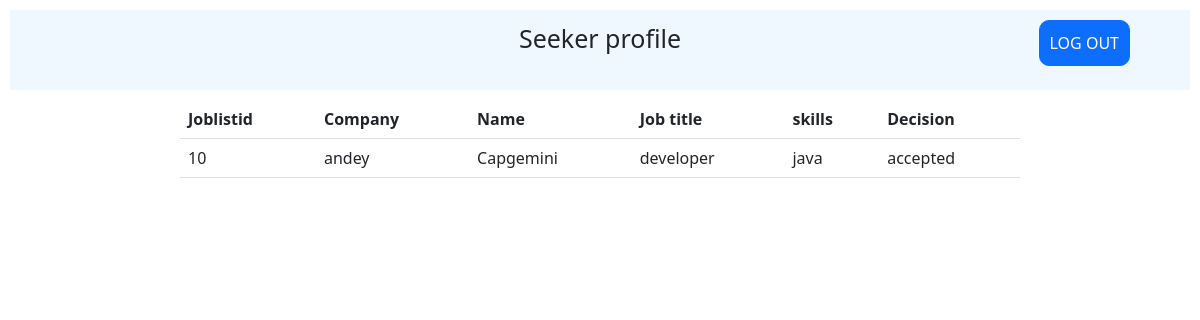
The page /jobdecision.php?id=andey on the database its author committed.
### tables this page shows
CREATE TABLE `jobdecision` (
  `Joblistid` int(11) NOT NULL,
  `User_id` varchar(20) NOT NULL,
  `Company` varchar(20) NOT NULL,
  `Job_title` varchar(20) NOT NULL,
  `Skills` varchar(20) NOT NULL,
  `Decision` varchar(20) NOT NULL
);

### jobdecision.php (the view, shortened to what this page needs)
<?php include ("config.php");?>
<html>
<head>
        <link href="https://cdn.jsdelivr.net/npm/bootstrap@5.2.3/dist/css/bootstrap.min.css" rel="stylesheet">
</head>
<body>
<div>
        <div class="pagename" style="display:flex;height: 10%; font-size:25px; justify-content: center; margin: 10px; padding: 10px; background-color: aliceblue;">
            Seeker profile
        </div>
        <div style=" padding:10px; z-index:11; position: fixed; top: 10px; right: 60px">
            <a type="button" class="btn btn-primary" href="login.php" type=button style="padding:10px; border-radius: 10px">LOG OUT</a>
        </div>
        </div>
<table class="table col-md-8" style="min-width:70%; width:70%; margin-left: auto; margin-right:auto">
              <thead>
               <tr>
                <th>Joblistid</th>
                <th>Company</th>
                <th>Name</th>
                <th>Job title</th>
                <th>skills</th>
                <th>Decision</th>
                </tr>
                </thead>
                <tbody>
                <?php
                if(isset ($_GET['id'])){
                    $userid=$_GET['id'];
                $query = "SELECT Joblistid, jobdecision.User_id, Company, Job_title, Skills, Decision FROM jobdecision WHERE jobdecision.User_id='$userid'";
                $result = mysqli_query($db, $query);
                if ($result == false) {
                echo '<script>alert("Hello")</script>';
                } else{
                while($row = mysqli_fetch_array($result, MYSQLI_ASSOC)) {
                ?>
                <tr>
                <td><?php echo $row['Joblistid']?></td>
                <td><?php echo $row['User_id']?></td>
                <td><?php echo $row['Company']?></td>
                <td><?php echo $row['Job_title']?></td>
                <td><?php echo $row['Skills']?></td>
                <td><?php echo $row['Decision']?></td>
                </tr>
                <?php
            }
            print "</tbody>";
                print "</table>";
            }
            }
            ?>
</body>
</html>

### rows shown on the page
jobdecision: Joblistid "10", User "andey", Company "Capgemini", Job_title "developer", Skills "java", Decision "accepted"
